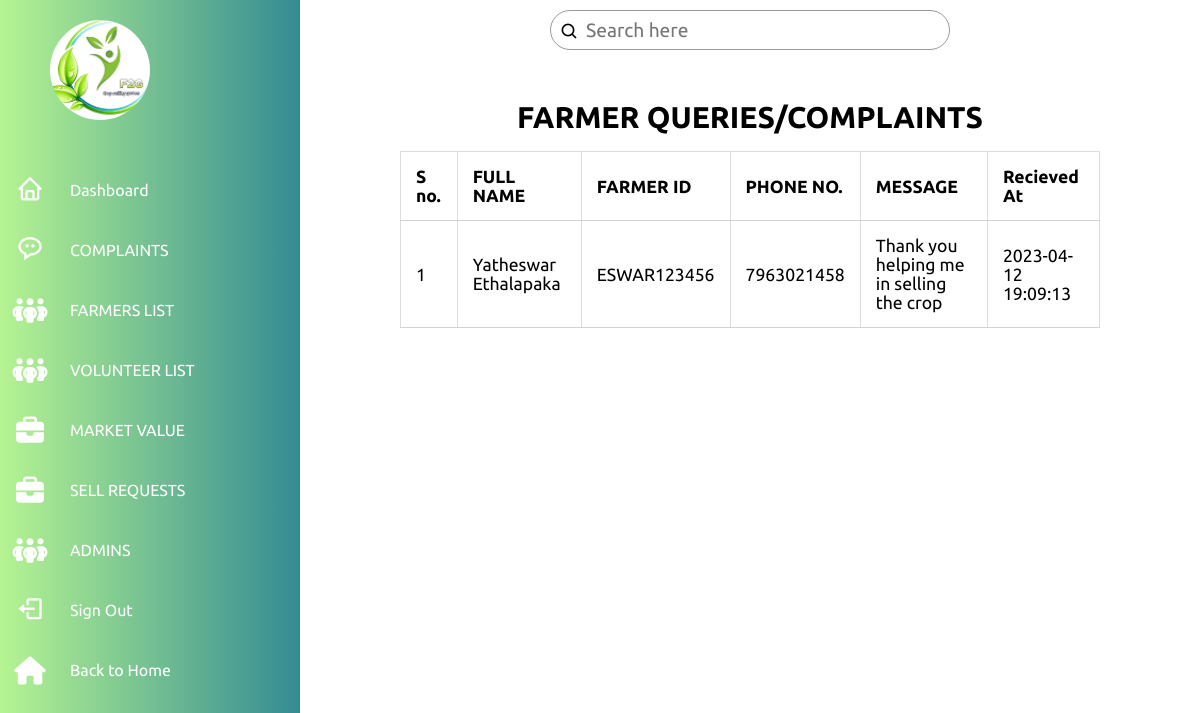
The page /admin-panel/messages/index.php (signed in) on the database its author committed.
### tables this page shows
CREATE TABLE `messages` (
  `id` int(11) NOT NULL,
  `fname` text DEFAULT NULL,
  `farmerid` text DEFAULT NULL,
  `email` text DEFAULT NULL,
  `phone` text DEFAULT NULL,
  `message` text DEFAULT NULL,
  `time` timestamp NULL DEFAULT current_timestamp()
);

### admin-panel/messages/index.php (the view, shortened to what this page needs)
<?php
    if(isset($_SESSION['admin']) && $_SESSION['admin'] == 'admin'){
    require_once('../config.php');
?>
<!DOCTYPE html>
<html lang="en">
<head>
    <link rel="stylesheet" href="../admin.css">
    <link href='https://unpkg.com/boxicons@2.1.4/css/boxicons.min.css' rel='stylesheet'>
    <link rel="stylesheet" href="https://cdnjs.cloudflare.com/ajax/libs/font-awesome/6.3.0/css/all.min.css">
</head>
<body>
    <div class="container">
        <div class="navigation">
            <ul>
                <li>
                    <a href="#">
                        <div class="user">
                            <img src="../images/logo.png">
                        </div>
                    </a>
                </li>
                <li>
                    <a href="../admin.php">
                        <span class="icon"><i class='bx bx-home' ></i></span>
                        <span class="title">Dashboard</span>
                    </a>
                </li>
                <li>
                    <a href="#">
                        <span class="icon"><i class='bx bx-message-rounded-dots' ></i></span>
                        <span class="title">COMPLAINTS</span>
                    </a>
                </li>
                <li>
                    <a href="../farmers/farmer.php">
                        <span class="icon"><i class="fa-solid fa-people-group"></i></span>
                        <span class="title">FARMERS LIST</span>
                    </a>
                </li>
                <li>
                    <a href="../volunteers/volunteer.php">
                        <span class="icon"><i class="fa-solid fa-people-group"></i></span>
                        <span class="title">VOLUNTEER LIST</span>
                    </a>
                </li>
                <li>
                    <a href="../marketvalue/index.php">
                        <span class="icon"><i class="fa-solid fa-briefcase"></i></span>
                        <span class="title">MARKET VALUE</span>
                    </a>
                </li>
                <li>
                    <a href="../sell-requests/sellrequests.php">
                        <span class="icon"><i class="fa-solid fa-briefcase"></i></span>
                        <span class="title">SELL REQUESTS</span>
                    </a>
                </li>
                <li>
                    <a href="../admins/index.php">
                        <span class="icon"><i class="fa-solid fa-people-group"></i></span>
                        <span class="title">ADMINS</span>
                    </a>
                </li>
                <li>
                    <a href="../../logout.php">
                        <span class="icon"><i class='bx bx-log-out'></i></span>
                        <span class="title">Sign Out</span>
                    </a>
                </li>
                <li>
                    <a href="../../index.php">
                        <span class="icon"><i class="fa-sharp fa-solid fa-house"></i></span>
                        <span class="title">Back to Home</span>
                    </a>
                </li>
            </ul>
        </div>
    </div>
    <div class="main">
        <div class="topbar">
            <div class="search">
                <label>
                    <input type="text" placeholder="Search here">
                    <i class='bx bx-search' ></i>
                </label>
            </div>
        </div>
        <div class="admin-content">
            <div class="content">
                <h2 class="page-title">FARMER QUERIES/COMPLAINTS</h2>
                <table>
                    <thead>
                        <th>S no.</th>
                        <th>FULL NAME</th>
                        <th>FARMER ID</th>
                        <th>PHONE NO.</th>
                        <th>MESSAGE</th>
                        <th>Recieved At</th>
                    </thead>
                    <tbody>
                        <?php
                            $messages = mysqli_query($db,"SELECT * FROM `messages`");
                            if(!$messages){
                                die("Invalid Query !!!".mysqli_connect_error());
                            }
                            else{
                                while($row = mysqli_fetch_assoc($messages)){
                                    echo "
                                        <tr>
                                            <td>$row[id]</td>
                                            <td>$row[fname]</td>
                                            <td>$row[farmerid]</td>
                                            <td>$row[phone]</td>
                                            <td>$row[message]</td>
                                            <td>$row[time]</td>
                                        </tr>
                                    ";
                                }
                            }
                        ?>
                    </tbody>
                </table>
            </div>
        </div>
    </div>
</body>
</html>
<?php
    }
    else{
        header("Location: ../../index.php");
    }
?>

### admin-panel/admin.css (style rules this page uses)
* { margin: 0; padding: 0; box-sizing: border-box; font-family: 'Ubuntu', sans-serif; }
:root { --violet: linear-gradient(to right, rgb(182, 244, 146), rgb(51, 139, 147)); --white: #fff; --grey: #f5f5f5; --black1: #222; --black2: #999; }
body { min-height: 100vh; overflow-x: hidden; }
a { text-decoration: none; }
th ,td { border: 1px solid #dddddd; text-align: left; padding: 8px; }
.container { position: relative; width: 100%; }
.navigation { position: fixed; width: 300px; height: 100%; background: var(--violet); border-left: 10px solid var(--violet); transition: 0.5s; overflow: hidden; }
.navigation ul { position: absolute; top: 0; left: 0; width: 100%; }
.navigation ul li { position: relative; width: 100%; list-style: none; border-top-left-radius: 30px; border-bottom-left-radius: 30px; }
.navigation ul li:nth-child(1) { margin-bottom: 40px; pointer-events: none; }
.navigation ul li a { position: relative; display: block; width: 100%; display: flex; text-decoration: none; color: var(--white); }
.navigation ul li a .icon { position: relative; display: block; min-width: 60px; height: 60px; line-height: 70px; text-align: center; }
.navigation ul li a .icon i { font-size: 1.75em; }
.navigation ul li a .title { position: relative; display: block; padding: 0 10px; line-height: 60px; text-align: start; white-space: nowrap; }
.main { position: absolute; width: calc(100% - 300px); left: 300px; min-height: 100vh; background: var(--white); transition: 0.5s; }
.topbar { width: 100%; height: 60px; display: flex; justify-content: space-around; align-items: center; padding: 0 10px; }
.search { position: relative; width: 400px; margin: 0 10px; }
.search label { position: relative; width: 100%; }
.search label input { width: 100%; height: 40px; border-radius: 40px; padding: 5px 20px; padding-left: 35px; font-size: 1.2em; outline: none; border: 1px solid var(--black2); }
.search label i { position: absolute; top: 0; left: 10px; font-size: 1.2em; }
.user { position: relative; margin-top: 20px; margin-left: 50px; width: 100px; height: 100px; border-radius: 50%; overflow: hidden; cursor: pointer; }
.user img { position: relative; top: 0; left: 0; width: 100%; height: 100%; object-fit: cover; }
.admin-content { position: relative; flex: 8; height: 100%; padding: 40px 100px 100px; overflow-y: scroll; }
.admin-content .page-title { text-align: center; margin-bottom: 16px; font-size: 30px; }
.admin-content table { width: 100%; border-collapse: collapse; font-size: 1.1rem; }
th, td { padding: 15px; text-align: left; border-bottom: 1px solid lightgrey; }

### rows shown on the page
messages: id "1", fname "Yatheswar Ethalapaka", farmerid "ESWAR123456", phone "7963021458", message "Thank you helping me in selling the crop", time "2023-04-12 19:09:13"
